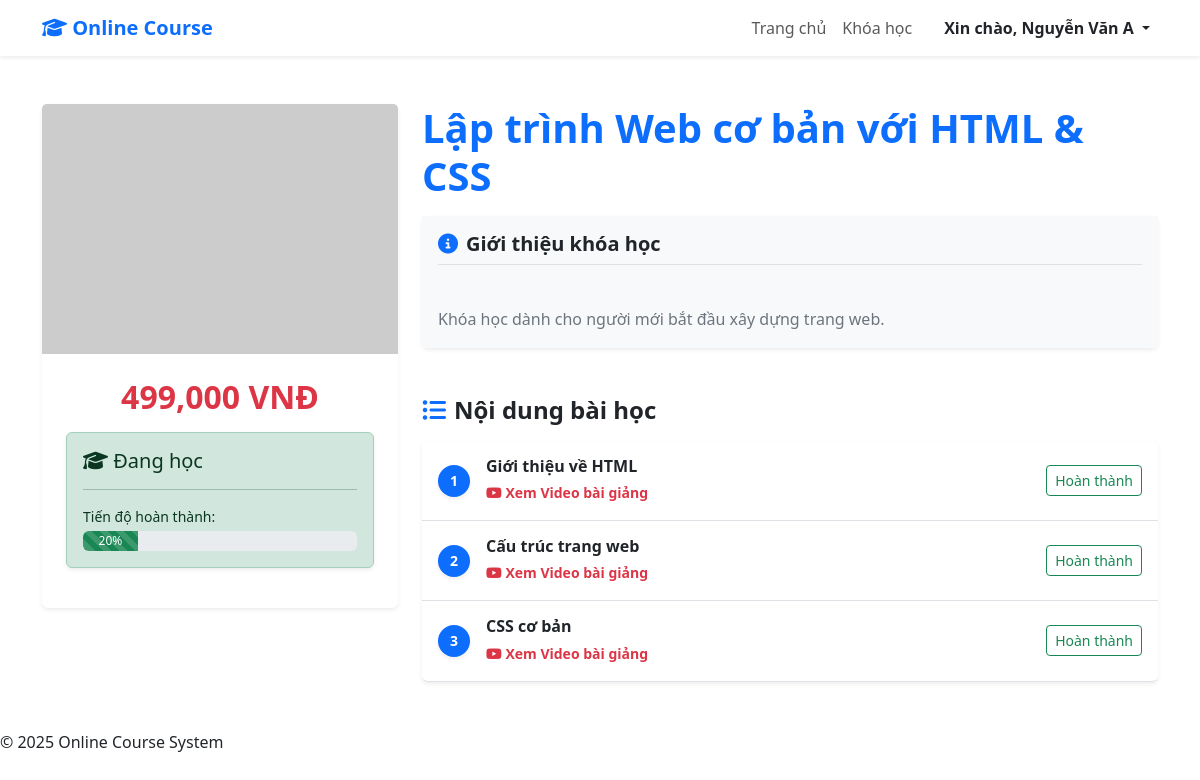
Screenshot of /onlinecourse/index.php?url=courses/detail/1 (signed in) with the database file from the repository.
### tables this page shows
CREATE TABLE courses (
    id INT PRIMARY KEY AUTO_INCREMENT,
    title VARCHAR(255) NOT NULL,
    description TEXT,
    instructor_id INT,
    category_id INT,
    price DECIMAL(10,2) DEFAULT 0,
    duration_weeks INT,
    level VARCHAR(50),
    image VARCHAR(255),
    created_at DATETIME DEFAULT CURRENT_TIMESTAMP,
    updated_at DATETIME DEFAULT CURRENT_TIMESTAMP ON UPDATE CURRENT_TIMESTAMP,
    
    CONSTRAINT fk_instructor FOREIGN KEY (instructor_id) REFERENCES users(id) ON DELETE SET NULL,
    CONSTRAINT fk_category FOREIGN KEY (category_id) REFERENCES categories(id) ON DELETE SET NULL
);

CREATE TABLE enrollments (
    id INT PRIMARY KEY AUTO_INCREMENT,
    course_id INT NOT NULL,
    student_id INT NOT NULL,
    enrolled_date DATETIME DEFAULT CURRENT_TIMESTAMP,
    status VARCHAR(50) DEFAULT 'active',
    progress INT DEFAULT 0,
    
    CONSTRAINT fk_enrollment_course FOREIGN KEY (course_id) REFERENCES courses(id) ON DELETE CASCADE,
    CONSTRAINT fk_enrollment_student FOREIGN KEY (student_id) REFERENCES users(id) ON DELETE CASCADE
);

CREATE TABLE lessons (
    id INT PRIMARY KEY AUTO_INCREMENT,
    course_id INT NOT NULL,
    title VARCHAR(255) NOT NULL,
    content LONGTEXT,
    video_url VARCHAR(255),
    `order` INT,
    created_at DATETIME DEFAULT CURRENT_TIMESTAMP,
    
    CONSTRAINT fk_lesson_course FOREIGN KEY (course_id) REFERENCES courses(id) ON DELETE CASCADE
);

### onlinecourse/models/Course.php (called while the page is built, shortened)
<?php
class Course
{
    private $conn;
    private $table = 'courses';
    public function __construct()
    {
        $db = new Database();
        $this->conn = $db->getConnection();
    }
    public function getById($id)
    {
        $stmt = $this->conn->prepare("SELECT * FROM " . $this->table . " WHERE id = :id LIMIT 1");
        $stmt->bindParam(':id', $id);
        $stmt->execute();
        return $stmt->fetch(PDO::FETCH_ASSOC);
    }
}
?>

### onlinecourse/config/Database.php (called while the page is built, shortened)
<?php
class Database
{
    private $host = "localhost";
    private $db_name = "onlinecourse";
    private $username = "root";
    private $password = "";
    public function getConnection()
    {
        $this->conn = null;
        try {
            $this->conn = new PDO("mysql:host=" . $this->host . ";dbname=" . $this->db_name, $this->username, $this->password);
            $this->conn->exec("set names utf8");
            $this->conn->setAttribute(PDO::ATTR_ERRMODE, PDO::ERRMODE_EXCEPTION);
        } catch (PDOException $exception) {
            echo "Lỗi kết nối: " . $exception->getMessage();
        }
        return $this->conn;
    }
}
?>

### onlinecourse/models/Enrollment.php (called while the page is built, shortened)
<?php
require_once __DIR__ . '/../config/Database.php';
class Enrollment
{
    private $conn;
    public function __construct()
    {
        $db = new Database();
        $this->conn = $db->getConnection();
    }
    public function isEnrolled($userId, $courseId)
    {
        $sql = "SELECT * FROM enrollments WHERE student_id = :uid AND course_id = :cid LIMIT 1";
        $stmt = $this->conn->prepare($sql);
        $stmt->execute([':uid' => $userId, ':cid' => $courseId]);
        return $stmt->rowCount() > 0;
    }
    public function getProgress($userId, $courseId)
    {
        $sql = "SELECT progress FROM enrollments WHERE student_id = :uid AND course_id = :cid LIMIT 1";
        $stmt = $this->conn->prepare($sql);
        $stmt->execute([':uid' => $userId, ':cid' => $courseId]);
        $row = $stmt->fetch(PDO::FETCH_ASSOC);
        return $row ? floatval($row['progress']) : 0;
    }
}
?>

### onlinecourse/models/Lesson.php (called while the page is built, shortened)
<?php
class Lesson
{
    private $conn;
    public function __construct()
    {
        $db = new Database();
        $this->conn = $db->getConnection();
    }
    public function getByCourseId($courseId)
    {
        $stmt = $this->conn->prepare("SELECT * FROM lessons WHERE course_id = :course_id ORDER BY id ASC");
        $stmt->bindParam(':course_id', $courseId);
        $stmt->execute();
        return $stmt->fetchAll(PDO::FETCH_ASSOC);
    }
}
?>

### onlinecourse/views/courses/detail.php (the view, shortened to what this page needs)
<?php
include __DIR__ . '/../layouts/header.php';
$protocol = ((!empty($_SERVER['HTTPS']) && $_SERVER['HTTPS'] != 'off') || $_SERVER['SERVER_PORT'] == 443) ? "https://" : "http://";
$domainName = $_SERVER['HTTP_HOST'];
$path = dirname($_SERVER['PHP_SELF']);
$path = str_replace('\\', '/', $path);
$path = rtrim($path, '/');
$base_url = $protocol . $domainName . $path;
$role = $_SESSION['role'] ?? 0;
$canManage = ($role == 1 || $role == 2);
?>
<div class="container py-5">
    <div class="row">
        <div class="col-lg-4 mb-4">
            <div class="card shadow-sm border-0 sticky-top" style="top: 90px; z-index: 10;">
                <?php
                $imgName = $course['image'] ?? '';
                $uploadPath = 'assets/uploads/courses/';
                if (empty($imgName)) {
                    $displayImg = "https://via.placeholder.com/600x400.png?text=No+Image";
                } elseif (strpos($imgName, 'http') === 0) {
                    $displayImg = $imgName;
                } else {
                    $displayImg = $base_url . '/' . $uploadPath . $imgName;
                }
                ?>
                <img src="<?php echo $displayImg; ?>" class="card-img-top"
                    alt="<?php echo htmlspecialchars($course['title']); ?>" style="height: 250px; object-fit: cover;"
                    onerror="this.src='https://via.placeholder.com/600x400.png?text=Image+Error';">
                <div class="card-body p-4">
                    <h2 class="text-danger fw-bold text-center mb-3">
                        <?php echo number_format($course['price']); ?> VNĐ
                    </h2>
                    <?php if ($role == 2): ?>
                        <div class="alert alert-secondary text-center shadow-sm">
                            <i class="fas fa-user-tie fa-2x mb-2 text-primary"></i><br>
                            <strong>Giao diện Giảng viên</strong><br>
                            <small class="text-muted">Bạn có quyền quản lý nội dung.</small>
                        </div>
                    <?php elseif (isset($_SESSION['user_id'])): ?>
                        <?php if (isset($isEnrolled) && $isEnrolled): ?>
                            <div class="alert alert-success shadow-sm">
                                <h5 class="alert-heading"><i class="fas fa-graduation-cap"></i> Đang học</h5>
                                <hr>
                                <p class="mb-1 small">Tiến độ hoàn thành:</p>
                                <div class="progress" style="height: 20px;">
                                    <div class="progress-bar bg-success progress-bar-striped progress-bar-animated"
                                        role="progressbar" style="width: <?php echo $currentProgress; ?>%">
                                        <?php echo round($currentProgress); ?>%
                                    </div>
                                </div>
                            </div>
                        <?php endif; ?>
                    <?php endif; ?>
                </div>
            </div>
        </div>
        <div class="col-lg-8">
            <h1 class="fw-bold text-primary mb-3"><?php echo htmlspecialchars($course['title']); ?></h1>
            <div class="card shadow-sm mb-5 border-0">
                <div class="card-body bg-light">
                    <h5 class="card-title fw-bold border-bottom pb-2 mb-3 text-dark">
                        <i class="fas fa-info-circle text-primary me-2"></i>Giới thiệu khóa học
                    </h5>
                    <p class="card-text text-secondary" style="white-space: pre-line; line-height: 1.6;">
                        <?php echo htmlspecialchars($course['description']); ?>
                    </p>
                </div>
            </div>
            <div class="d-flex justify-content-between align-items-center mb-3">
                <h4 class="mb-0 fw-bold text-dark"><i class="fas fa-list-ul me-2 text-primary"></i>Nội dung bài học</h4>
            </div>
            <div class="list-group shadow-sm">
                <?php if (!empty($lessons)): ?>
                    <?php
                    $totalLessons = count($lessons);
                    $percentPerLesson = ($totalLessons > 0) ? (100 / $totalLessons) : 0;
                    ?>
                    <?php foreach ($lessons as $index => $lesson): ?>
                        <div
                            class="list-group-item list-group-item-action p-3 border-start-0 border-end-0 border-top-0 border-bottom">
                            <div class="d-flex w-100 justify-content-between align-items-center">
                                <div class="d-flex align-items-center flex-grow-1">
                                    <span class="badge bg-primary rounded-circle me-3 shadow-sm"
                                        style="width: 32px; height: 32px; display: flex; align-items: center; justify-content: center; font-size: 14px;">
                                        <?php echo $index + 1; ?>
                                    </span>
                                    <div>
                                        <h6 class="mb-1 fw-bold text-dark"><?php echo htmlspecialchars($lesson['title']); ?>
                                        </h6>
                                        <?php if (!empty($lesson['video_url'])): ?>
                                            <?php if ($canManage || (isset($isEnrolled) && $isEnrolled)): ?>
                                                <a href="<?php echo htmlspecialchars($lesson['video_url']); ?>" target="_blank"
                                                    class="text-danger text-decoration-none small fw-bold">
                                                    <i class="fab fa-youtube"></i> Xem Video bài giảng
                                                </a>
                                            <?php endif; ?>
                                        <?php else: ?>
                                            <small class="text-muted fst-italic">Bài này chưa có video.</small>
                                        <?php endif; ?>
                                    </div>
                                </div>
                                <div class="ms-3">
                                    <?php if ($canManage): ?>
                                        <div class="btn-group" role="group">
                                            <a href="<?php echo $base_url; ?>/index.php?url=lessons/edit&id=<?php echo $lesson['id']; ?>&course_id=<?php echo $course['id']; ?>"
                                                class="btn btn-outline-warning btn-sm" title="Sửa bài">
                                                <i class="fas fa-edit"></i>
                                            </a>
                                            <a href="<?php echo $base_url; ?>/index.php?url=lessons/delete&id=<?php echo $lesson['id']; ?>&course_id=<?php echo $course['id']; ?>"
                                                class="btn btn-outline-danger btn-sm"
                                                onclick="return confirm('Bạn chắc chắn muốn xóa bài học này?')" title="Xóa bài">
                                                <i class="fas fa-trash"></i>
                                            </a>
                                        </div>
                                    <?php elseif (isset($isEnrolled) && $isEnrolled): ?>
                                        <?php
                                        $threshold = ($index + 1) * $percentPerLesson;
                                        ?>
                                        <?php if ($currentProgress >= ($threshold - 0.5)): ?>
                                            <button class="btn btn-success btn-sm disabled shadow-sm"
                                                style="opacity: 0.9; cursor: default;">
                                                <i class="fas fa-check"></i> Đã học
                                            </button>
                                        <?php else: ?>
                                            <form action="<?php echo $base_url; ?>/index.php?url=enrollment/completeLesson"
                                                method="POST" class="d-inline">
                                                <button type="submit" class="btn btn-outline-success btn-sm">
                                                    Hoàn thành
                                                </button>
                                            </form>
                                        <?php endif; ?>
                                    <?php endif; ?>
                                </div>
                            </div>
                        </div>
                    <?php endforeach; ?>
                <?php endif; ?>
            </div>
        </div>
    </div>
</div>
<?php include __DIR__ . '/../layouts/footer.php'; ?>

### rows the page displays
courses: price "499,000", title "Lập trình Web cơ bản với HTML & CSS", description "Khóa học dành cho người mới bắt đầu xây dựng trang web."
enrollments: progress "20"
lessons: title "Giới thiệu về HTML"
lessons: title "Cấu trúc trang web"
lessons: title "CSS cơ bản"

### other values shown
$_SESSION['fullname'] "Nguyễn Văn A"
